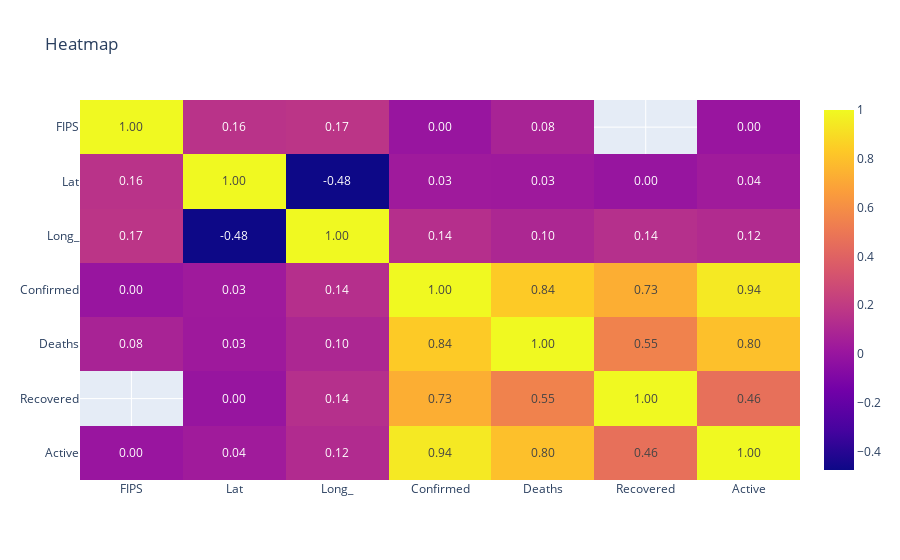

The notebook cell this image was saved under:
### Code cell
import plotly.express as px

fig_px = px.imshow(
    doc2,
    # text_auto=True,
    text_auto=".2f",
    aspect = "auto",
    title = "Heatmap"
)

fig_px.show()

### Figure 1 — Plotly figure (JSON) as saved in the notebook; plotly's stock layout.template omitted (floating-point values rounded to 4 significant figures)
{"data": [{"coloraxis": "coloraxis", "hovertemplate": "x: %{x}<br>y: %{y}<br>color: %{z}<extra></extra>", "name": "0", "texttemplate": "%{z:.2f}", "type": "heatmap", "x": ["FIPS", "Lat", "Long_", "Confirmed", "Deaths", "Recovered", "Active"], "xaxis": "x", "y": ["FIPS", "Lat", "Long_", "Confirmed", "Deaths", "Recovered", "Active"], "yaxis": "y", "z": [[1, 0.1607, 0.1715, -0.0005036, 0.07647, null, 0.002718], [0.1607, 1, -0.4764, 0.02939, 0.02631, -0.002781, 0.03563], [0.1715, -0.4764, 1, 0.1411, 0.09692, 0.1419, 0.1197], [-0.0005036, 0.02939, 0.1411, 1, 0.8372, 0.7273, 0.9425], [0.07647, 0.02631, 0.09692, 0.8372, 1, 0.5469, 0.7965], [null, -0.002781, 0.1419, 0.7273, 0.5469, 1, 0.4625], [0.002718, 0.03563, 0.1197, 0.9425, 0.7965, 0.4625, 1]]}], "layout": {"coloraxis": {"colorscale": [[0, "#0d0887"], [0.1111, "#46039f"], [0.2222, "#7201a8"], [0.3333, "#9c179e"], [0.4444, "#bd3786"], [0.5556, "#d8576b"], [0.6667, "#ed7953"], [0.7778, "#fb9f3a"], [0.8889, "#fdca26"], [1, "#f0f921"]]}, "title": {"text": "Heatmap"}, "xaxis": {"anchor": "y", "domain": [0, 1]}, "yaxis": {"anchor": "x", "autorange": "reversed", "domain": [0, 1]}}}
